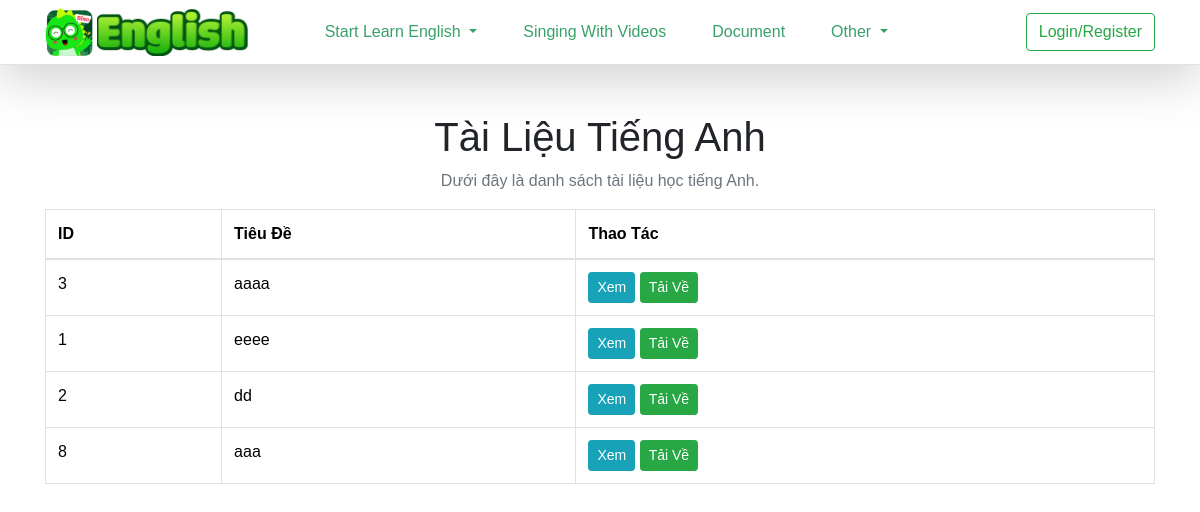
Before: /project/document_english.php with the older database file.
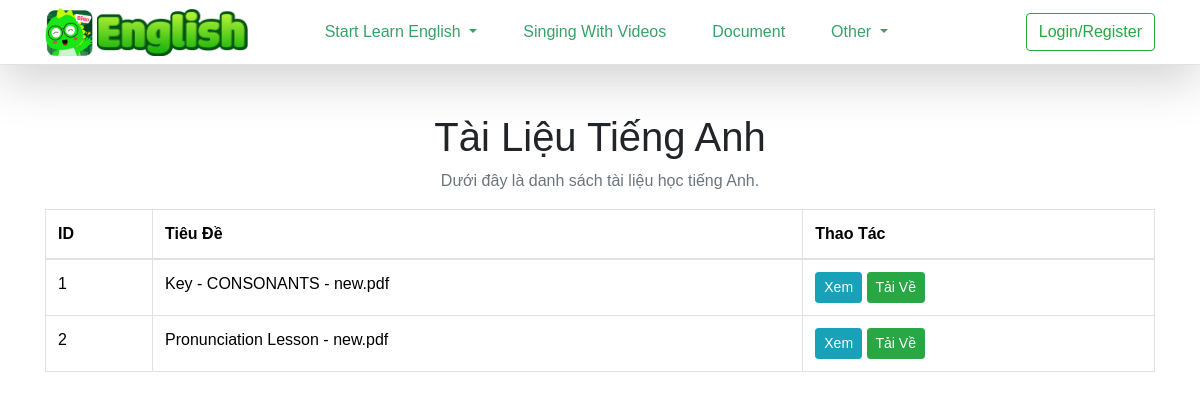
After: the same page with the newer database file.
### tables this page shows
CREATE TABLE `documents` (
  `id` int(11) NOT NULL,
  `title` varchar(255) NOT NULL,
  `file_name` varchar(255) NOT NULL,
  `file_path` varchar(255) NOT NULL,
  `uploaded_at` timestamp NOT NULL DEFAULT current_timestamp(),
  `user_id` int(11) DEFAULT NULL
);

### project/document_english.php (the view, shortened to what this page needs)
<!DOCTYPE html>
<html lang="en">
<head>
    <link href="https://cdn.jsdelivr.net/npm/bootstrap@5.3.1/dist/css/bootstrap.min.css" rel="stylesheet">
    <link href="https://cdnjs.cloudflare.com/ajax/libs/font-awesome/6.4.2/css/all.min.css" rel="stylesheet">
    <link href="https://cdn.jsdelivr.net/npm/tailwindcss@2.2.19/dist/tailwind.min.css" rel="stylesheet">
</head>
<?php
include('../src/font/learn_english/header_english.php');
$documents = $conn->query("SELECT d.id AS document_id, d.title, d.file_path, u.username
                             FROM documents d
                             JOIN users u ON d.user_id = u.user_id");
?>
<body>
<div class="container mt-5">
    <h1 class="text-center">Tài Liệu Tiếng Anh</h1>
    <p class="text-center text-muted">Dưới đây là danh sách tài liệu học tiếng Anh.</p>
    <div class="section">
        <table class="table table-bordered">
            <thead>
                <tr>
                    <th>ID</th>
                    <th>Tiêu Đề</th>
                    <th>Thao Tác</th>
                </tr>
            </thead>
            <tbody>
                <?php if ($documents->num_rows > 0): ?>
                    <?php while($doc = $documents->fetch_assoc()): ?>
                        <tr>
                            <td><?php echo htmlspecialchars($doc['document_id']); ?></td>
                            <td><?php echo htmlspecialchars($doc['title']); ?></td>
                            <td>
                                <a href="../admin/includes/logic/serve_document.php?file_id=<?php echo $doc['document_id']; ?>&action=view" target="_blank" class="btn btn-info btn-sm">Xem</a>
                                <a href="../admin/includes/logic/serve_document.php?file_id=<?php echo $doc['document_id']; ?>&action=download" class="btn btn-success btn-sm">Tải Về</a>
                            </td>
                        </tr>
                    <?php endwhile; ?>
                <?php else: ?>
                    <tr>
                        <td colspan="3" class="text-center">Không có tài liệu nào.</td>
                    </tr>
                <?php endif; ?>
            </tbody>
        </table>
    </div>
</div>
</body>
</html>

### src/font/learn_english/header_english.php (shortened to what this page needs)
<!DOCTYPE html>
<html lang="vi">
<head>
    <link rel="stylesheet" href="https://maxcdn.bootstrapcdn.com/bootstrap/4.5.2/css/bootstrap.min.css">
</head>
<?php
$user = null;
?>
<body>
    <header class="w-100 border-bottom shadow-lg bg-white">
        <div class="container d-flex justify-content-between align-items-center py-2">
            <a href="../project/website.php" class="d-flex align-items-center">
                <img src="<?= '../public/images/icons/dino.png' ?>" alt="Logo" class="h-12 mr-1">
                <img src="<?= '../public/images/icons/dino_name.png' ?>" alt="Logo" class="h-12">
            </a>
            <nav class="d-none d-lg-flex gap-3">
                <div class="dropdown">
                <a class="nav-link dropdown-toggle" id="otherDropdown" role="button" data-bs-toggle="dropdown"
                        aria-expanded="false" title="Khác">
                       Start Learn English
                    </a>
                </div>
                <a class="dropdown-item" href="../project/audio_collection_page.php"
                title="Singing and Videos">Singing With Videos</a>
                <a href="../project/document_english.php" class="nav-link" title="Tài liệu">Document</a>
                <div class="dropdown">
                    <a class="nav-link dropdown-toggle" id="otherDropdown" role="button" data-bs-toggle="dropdown"
                        aria-expanded="false" title="Khác">
                        Other
                    </a>
                </div>
            </nav>
            <?php if (isset($user)): ?>
                <a href="#" class="nav-link dropdown-toggle" id="userDropdown" role="button" data-bs-toggle="dropdown"
                    aria-expanded="false">
                    <img src="../public/images/icons/ic_default_ava_male.png" alt="User Avatar" class="h-10 ">
                    <?php echo htmlspecialchars($user['username']); ?>
                </a>
                <ul class="dropdown-menu" aria-labelledby="userDropdown">
                    <li><a class="dropdown-item" href="../project/profile_english.php">Profile</a></li>
                    <li><a class="dropdown-item" href="../project/logout.php">Logout</a></li>
                </ul>
            <?php else: ?>
                <a href="../project/login.php">
                    <a href="../project/login.php"><button class="btn btn-outline-success language-button">
                            Login/Register</button></a>
                </a>
            <?php endif; ?>
        </div>
    </header>
</body>
</html>

### src/font/learn_english/header_english.php (style rules this page uses)
body { font-family: 'Arial', sans-serif; }
.nav-link { color: #38a169; transition: color 0.3s, box-shadow 0.3s; padding: 10px 15px; border-radius: 5px; }
.dropdown-item { color: #38a169; transition: color 0.3s, background-color 0.3s; padding: 10px 15px; border-radius: 5px; }

Changed rows visible on the page:
removed documents: id "3", title "aaaa"
removed documents: id "8", title "aaa"
changed documents id 1: title "eeee" → "Key - CONSONANTS - new.pdf"
changed documents id 2: title "dd" → "Pronunciation Lesson - new.pdf"
